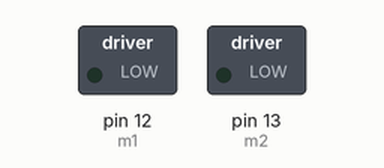
Recording of a sketch running on a simulated Arduino Uno, built with avr-gcc and run on an emulated ATmega328P. On the bench: switched loads named in the sketch (green lamp = pin HIGH). Dashed ring = blinking.

Above: at 0.2 s.
Timing chart, 0 to 3.5 s (numbered marks = the images above):
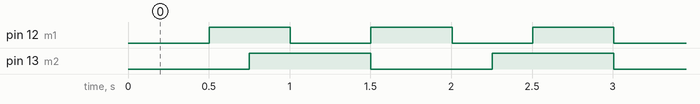

Measured:
- by itself, pin 12 (m1): alternates HIGH for 0.50 s and LOW for 0.50 s
- by itself, pin 13 (m2): alternates HIGH for 0.75 s and LOW for 0.75 s
- by itself, everything shown: repeats every 3.0 s, in 10 steps

The sketch:

DCMotors.ino
```cpp
/*
DC MOTORS
 Jeff Thompson | 2013 | www.jeffreythompson.org

 Motors are cool, but take a bit more planning than an LED. A
 fews things to consider:
 1. Voltage: how much power does your motor require? Your Arduino can
 safely provide 5V
 2. Current: how much current does your motor require? Drawing more
 than 300mA from your Arduino can cause major problems with your
 computer and/or your Arduino. The motor will draw more current
 the more load is put on it - try stalling your motor and see the
 spike in current draw!
 3. Flyback: you may need a "flyback diode" to protect voltage from
 shooting back into your Arduino when the motor stops.

 Note that this is a very simple setup that could be vastly improved
 with additional parts (ranging from a transistor to a "motor controller
 IC"). To simplify the circuit and principles, this example should only
 be used with one or two low-power motors.

 This example also introduces the idea of timing and millis() - for more
 examples, see 'BlinkWithoutDelay' in the Arduino example sketches.

 CHALLENGE:
 + Can you make a behavior happen if the two motors are both off (such as
   turn on an LED?
 */

// motor 1
const int m1 = 12;        // motor connected to pin 12
int int1 = 500;           // interval for motor to go on/off
long prev1 = 0;           // store the previous time the state was changed*
boolean state1 = false;   // current on/off state of the motor

// ** note we use the 'long' variable, which can hold larger numbers
//    than a standard 'int' can

// motor 2
const int m2 = 13;
int int2 = 750;
long prev2 = 0;
boolean state2 = false;

void setup() {
  pinMode(m1, OUTPUT);     // motor pin to output mode
  prev1 = millis();        // set previous time to current time
  pinMode(m2, OUTPUT);
  prev2 = millis();
}

void loop() {

  // motor 1
  if (millis() > prev1 + int1) {    // if enough time has passed...
    state1 = !state1;               // make the motor state the opposite
    prev1 = millis();               // and set previous time to current
  }
  if (state1 == true) {             // if state is true, turn on
    digitalWrite(m1, HIGH);
  }
  else {
    digitalWrite(m1, LOW);
  }

  // motor 2
  if (millis() > prev2 + int2) {
    state2 = !state2;
    prev2 = millis();
  }
  motorOnOff(m2, state2);    // a more reusable 'function'
}

// a custom function - this for turning a motor on/off
// 'void' means no value is returned to our loop
// the two variables are called 'arguments' - here we
// pass the motor (m1/m2) and the current state (state1/state2)
void motorOnOff(int motor, int state) {
  if (state == true) {
    digitalWrite(motor, HIGH);
  }
  else {
    digitalWrite(motor, LOW);
  }
}
```
